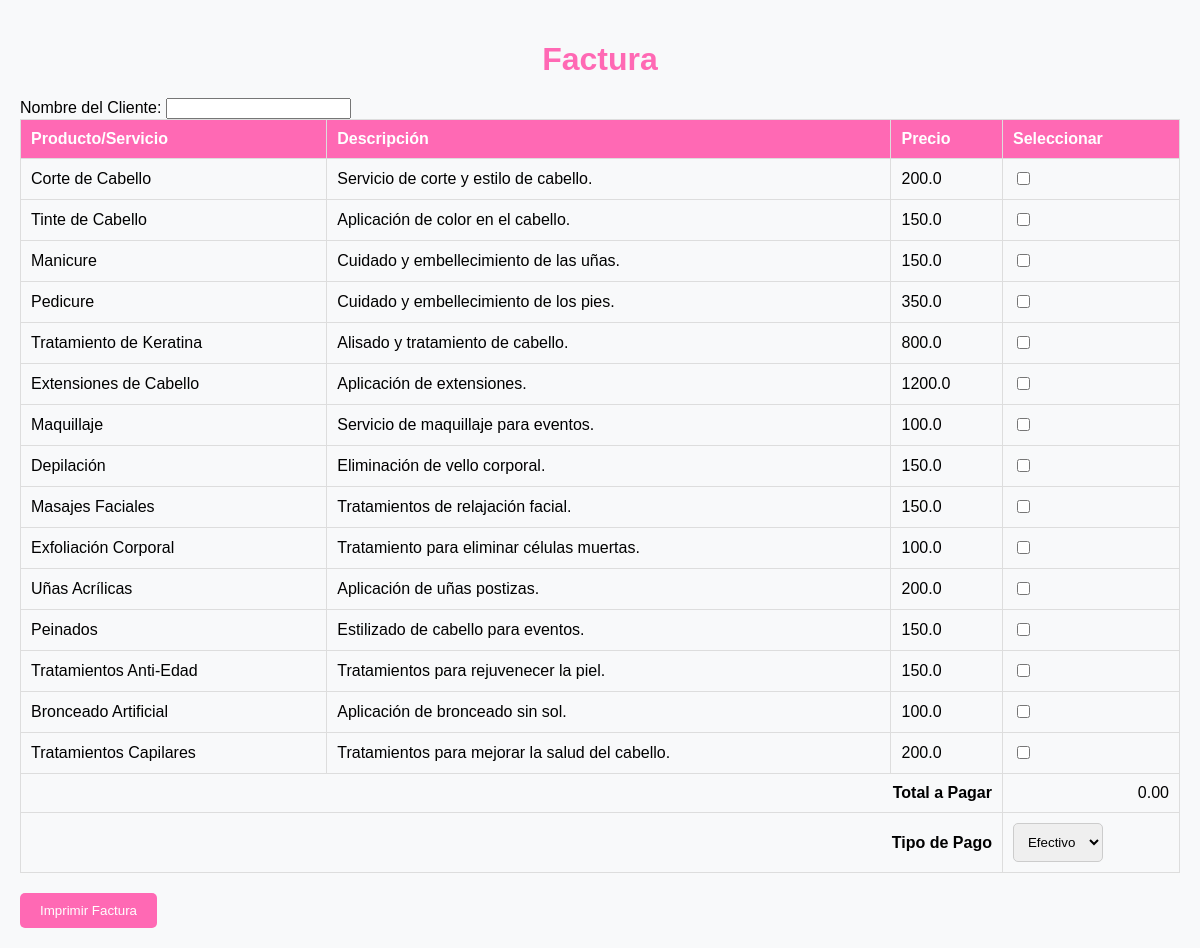
The page /factura (signed in) on the database its author committed.
### tables this page shows
CREATE TABLE ProductosServicios (
    id INTEGER PRIMARY KEY AUTOINCREMENT,
    ProductoServicio TEXT NOT NULL,
    Descripcion TEXT,
    Precio REAL
);

### app.py (the view)
@app.route('/factura', methods=['GET', 'POST'])
def factura():
    return handle_factura()

### appsTools/factura.py (called while the page is built, shortened)
def get_db_connection():
    conn = sqlite3.connect('SalonBellezaLurvin.db')
    conn.row_factory = sqlite3.Row
    return conn

def handle_factura():
    if 'user_id' not in session:
        return redirect(url_for('login'))
    conn = get_db_connection()
    productos_servicios = conn.execute('SELECT * FROM ProductosServicios').fetchall()
    conn.close()
    return render_template('factura.html', productos_servicios=productos_servicios)

### templates/factura.html (shortened to what this page needs)
<!DOCTYPE html>
<html lang="es">
<head>
</head>
<body>
    <h1>Factura</h1>
    <form method="POST" action="/factura">
        <label for="nombre_cliente">Nombre del Cliente:</label>
        <input type="text" id="nombre_cliente" name="nombre_cliente" required>
        <table>
            <thead>
                <tr>
                    <th>Producto/Servicio</th>
                    <th>Descripción</th>
                    <th>Precio</th>
                    <th>Seleccionar</th>
                </tr>
            </thead>
            <tbody>
                {% for producto in productos_servicios %}
                <tr>
                    <td>{{ producto.ProductoServicio }}</td>
                    <td>{{ producto.Descripcion }}</td>
                    <td>{{ producto.Precio }}</td>
                    <td><input type="checkbox" name="productos_servicios" value="{{ producto.id }}" data-precio="{{ producto.Precio }}" onchange="calcularTotal()"></td>
                </tr>
                {% endfor %}
            </tbody>
            <tfoot>
                <tr>
                    <td colspan="3" class="total">Total a Pagar</td>
                    <td class="total-value" id="total-pagar">0.00</td>
                </tr>
                <tr>
                    <td colspan="3" class="total">Tipo de Pago</td>
                    <td>
                        <select name="tipo_pago">
                            <option value="Efectivo">Efectivo</option>
                        </select>
                    </td>
                </tr>
            </tfoot>
        </table>
        <button type="submit">Imprimir Factura</button>
    </form>
</body>
</html>

### templates/factura.html (style rules this page uses)
body { font-family: Arial, sans-serif; background-color: #f8f9fa; margin: 0; padding: 20px; }
h1 { color: #ff69b4; text-align: center; margin-bottom: 20px; }
table { width: 100%; border-collapse: collapse; margin-bottom: 20px; }
table, th, td { border: 1px solid #ddd; }
th, td { padding: 10px; text-align: left; }
th { background-color: #ff69b4; color: white; }
.total { text-align: right; font-weight: bold; }
.total-value { text-align: right; }
button { background-color: #ff69b4; color: white; padding: 10px 20px; border: none; border-radius: 5px; cursor: pointer; }
select { padding: 10px; border-radius: 5px; border: 1px solid #ccc; }

### rows shown on the page
ProductosServicios: ProductoServicio "Corte de Cabello", Descripcion "Servicio de corte y estilo de cabello.", Precio "200.0"
ProductosServicios: ProductoServicio "Tinte de Cabello", Descripcion "Aplicación de color en el cabello.", Precio "150.0"
ProductosServicios: ProductoServicio "Manicure", Descripcion "Cuidado y embellecimiento de las uñas.", Precio "150.0"
ProductosServicios: ProductoServicio "Pedicure", Descripcion "Cuidado y embellecimiento de los pies.", Precio "350.0"
ProductosServicios: ProductoServicio "Tratamiento de Keratina", Descripcion "Alisado y tratamiento de cabello.", Precio "800.0"
ProductosServicios: ProductoServicio "Extensiones de Cabello", Descripcion "Aplicación de extensiones.", Precio "1200.0"
ProductosServicios: ProductoServicio "Maquillaje", Descripcion "Servicio de maquillaje para eventos.", Precio "100.0"
ProductosServicios: ProductoServicio "Depilación", Descripcion "Eliminación de vello corporal.", Precio "150.0"
ProductosServicios: ProductoServicio "Masajes Faciales", Descripcion "Tratamientos de relajación facial.", Precio "150.0"
ProductosServicios: ProductoServicio "Exfoliación Corporal", Descripcion "Tratamiento para eliminar células muertas.", Precio "100.0"
ProductosServicios: ProductoServicio "Uñas Acrílicas", Descripcion "Aplicación de uñas postizas.", Precio "200.0"
ProductosServicios: ProductoServicio "Peinados", Descripcion "Estilizado de cabello para eventos.", Precio "150.0"
ProductosServicios: ProductoServicio "Tratamientos Anti-Edad", Descripcion "Tratamientos para rejuvenecer la piel.", Precio "150.0"
ProductosServicios: ProductoServicio "Bronceado Artificial", Descripcion "Aplicación de bronceado sin sol.", Precio "100.0"
ProductosServicios: ProductoServicio "Tratamientos Capilares", Descripcion "Tratamientos para mejorar la salud del cabello.", Precio "200.0"
